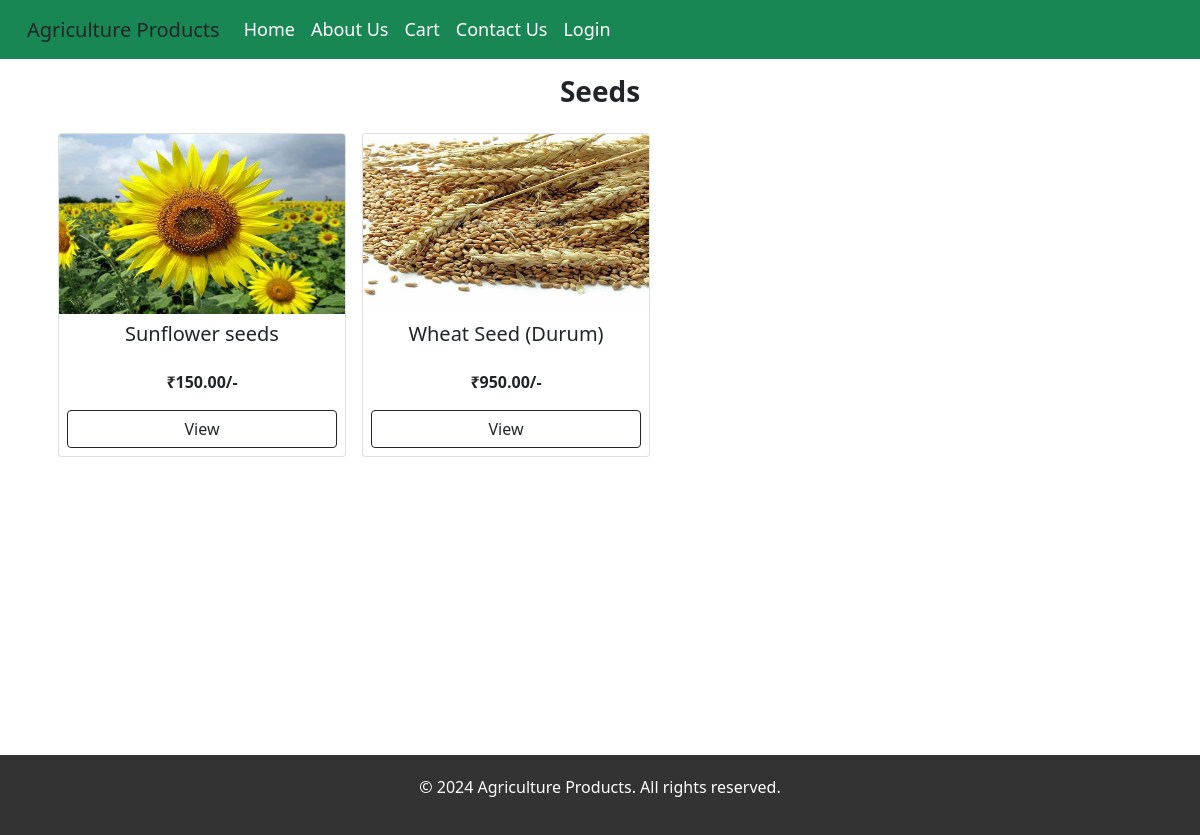
/listProduct/seeds, run on the app's committed database.
### shop/models.py (models this page shows)
class Product(models.Model):
    CATEGORY_CHOICES = [
        ('seeds', 'Seeds'),
        ('machines', 'Machinery'),
        ('fertilizer', 'Fertilizer'),
    ]
    category = models.CharField(max_length=20, choices=CATEGORY_CHOICES)
    name = models.CharField(max_length=100)
    description = models.TextField()
    price = models.DecimalField(max_digits=10, decimal_places=2)
    image = models.ImageField(upload_to='products/')
    prodCount=models.IntegerField(default=0)
    def __str__(self):
        return self.name

### shop/views.py (the view)
# urls.py: path('listProduct/<str:prodType>',listProduct,name='listProduct'),
def listProduct(request,prodType):
    validProds=['seeds','machines','fertilizer']
    if prodType not in validProds:
        return render(request,'shop/404.html')
    prodArr= Product.objects.filter(category=prodType)
    print(prodArr)
    for i in prodArr:
        print(i.image)
    capitalProd=prodType.capitalize()
    return  render(request,'shop/categoryProd.html',{'prodArr':prodArr,'prodType':capitalProd})

### templates/shop/categoryprod.html (shortened to what this page needs)
{% include 'shop/header.html' %}
{% load static %}
    <link rel="stylesheet" href="{% static 'css/bootstrap.min.css' %}">
    <div class="container containerDemo">
        <h3 class="text-center mt-3"><b>{{prodType}}</b></h3>
        <div class="d-flex  flex-row flex-wrap  p-3 gap-3">
            {% if prodArr %}
              {% for i in prodArr %}
                <div class="card " style="width: 18rem;" id="{{i.id}}">
                  <img src="{{i.image.url}}" class="card-img-top" alt="..." height="180" width="80" id="{{i.category}}">
                  <div class="card-body p-2">
                    <h5 class="card-title text-center">{{i.name}}</h5>
                  </div>
                  <div class="card-body d-flex flex-column p-2">
                    <p class="card-link w-100 text-center"><b>₹{{i.price}}/-</b></p>
                    <a href="/showProduct/{{i.category}}/{{i.id}}" class="card-link btn btn-outline-dark m-0 ">View</a>
                  </div>
                </div>
              {% endfor %}
           {% endif %}
        </div>
    </div>
    {% include 'shop/footer.html' %}
</body>
</html>

### static/css/style.css (style rules this page uses)
body { margin: 0; font-family: Arial, sans-serif; background-color: #f4f4f9; }

### templates/shop/categoryprod.html (style rules this page uses)
.containerDemo { min-height: 80vh; }

### data on the page
Product: {{ i.id }} 1 (drawn), image (picture), name "Sunflower seeds", price "150.00"
Product: image (picture), name "Wheat Seed (Durum)", price "950.00"

### other printed values
{{ prodType }} "Seeds"
